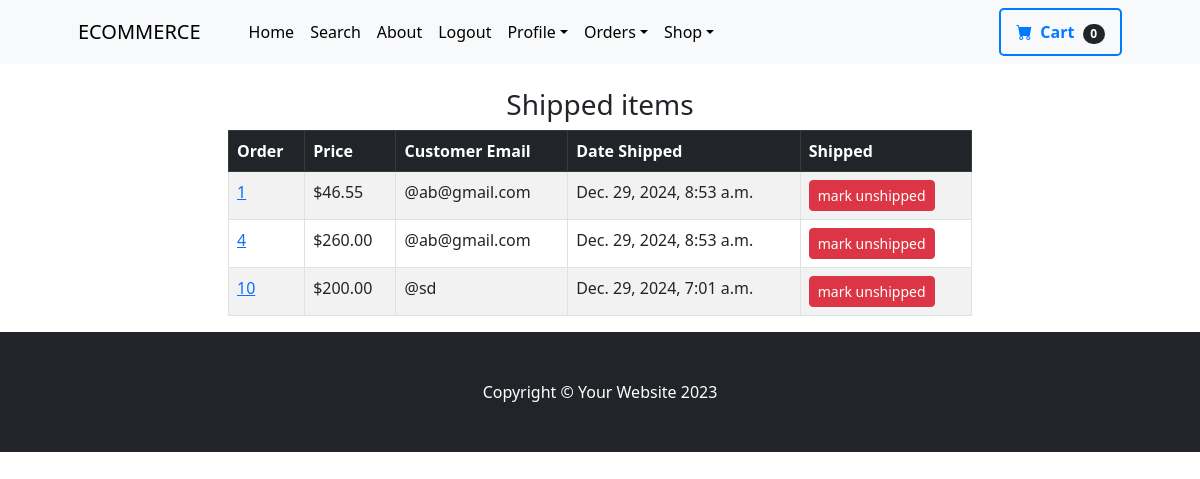
Page /payment/shipped_dash (signed in) on the committed database.
### payment/models.py (models this page shows, shortened)
class Order(models.Model):
    user=models.ForeignKey(User,on_delete=models.CASCADE,null=True,blank=True)
    full_name=models.CharField(max_length=250)
    email=models.EmailField(max_length=250)
    shipping_address=models.TextField(max_length=15000)
    amount_paid=models.DecimalField(max_digits=7,decimal_places=2)
    date_ordered=models.DateTimeField(auto_now_add=True)
    shipped=models.BooleanField(default=False)
    date_shipped=models.DateTimeField(blank=True,null=True)

### payment/views.py (the view, shortened to what this page needs)
# urls.py: path('shipped_dash',views.shipped_dash,name='shipped_dash'),
def shipped_dash(request):
    if request.user.is_authenticated and request.user.is_superuser:
        orders=Order.objects.filter(shipped=True)
        return render(request, "shipped_dash.html",{'orders':orders})
    else:
        messages.success(request, 'Access denied')
        return redirect('home')

### cart/cart.py (called while the page is built)
    def __len__(self):
        return sum(item['quantity'] for item in self.cart.values())

### cart/context_processes.py (called while the page is built)
def cart(request):
    return {'cart':Cart(request)}

### payment/templates/shipped_dash.html (shortened to what this page needs)
{% extends 'base.html' %}
{% block content %}
<div class="container">
    <div class="row">
        <center>
            <div class="col-8">
                <br/>
                <h3>Shipped items</h3>
                <table class="table table-striped table-hover table-bordered">
                    <thead class="table-dark">
                      <tr>
                        <th scope="col">Order</th>
                        <th scope="col">Price</th>
                        <th scope="col">Customer Email</th>
                        <th scope="col">Date Shipped</th>
                        <th scope="col">Shipped</th>
                      </tr>
                    </thead>
                    <tbody>
                        {% for item in orders %}
                      <tr>
                        <td><a href=" {% url 'orders' item.id%}">{{item.id}}</a></td>
                        <td>${{item.amount_paid}}</td>
                        <td>@{{item.email}}</td>
                        <td>{{item.date_shipped}}</td>
                        <td>
                            <form method="POST">
                                <button type="submit" class="btn btn-danger btn-sm">mark unshipped</button>
                            </form>
                        </td>
                      </tr>
                      {% endfor %}
                    </tbody>
                  </table>
            </div>
        </center>
    </div>
</div>
{% endblock %}

### rows in the picture
Order: id "1", amount_paid "46.55", email "ab@gmail.com", date_shipped "Dec. 29, 2024, 8:53 a.m."
Order: id "4", amount_paid "260.00", email "ab@gmail.com", date_shipped "Dec. 29, 2024, 8:53 a.m."
Order: id "10", amount_paid "200.00", email "sd", date_shipped "Dec. 29, 2024, 7:01 a.m."

### other values in the picture
{{ cart|length }} "0"
